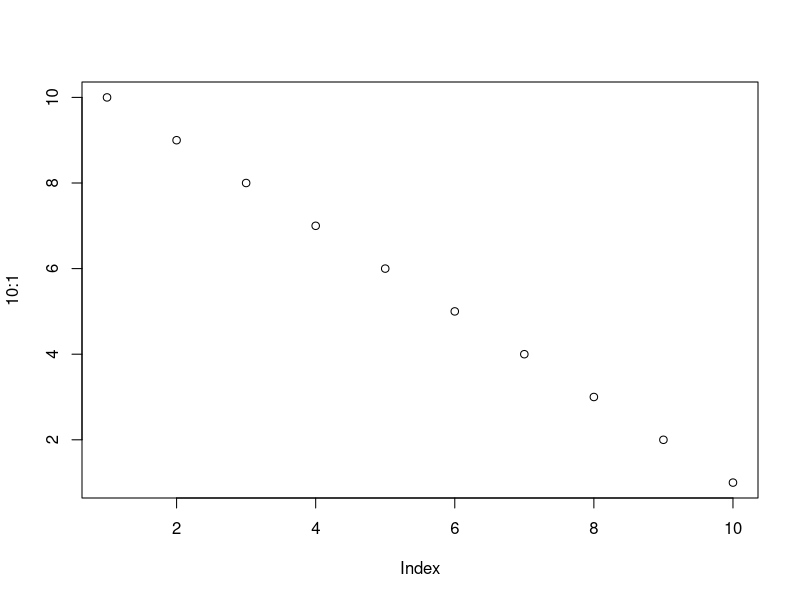
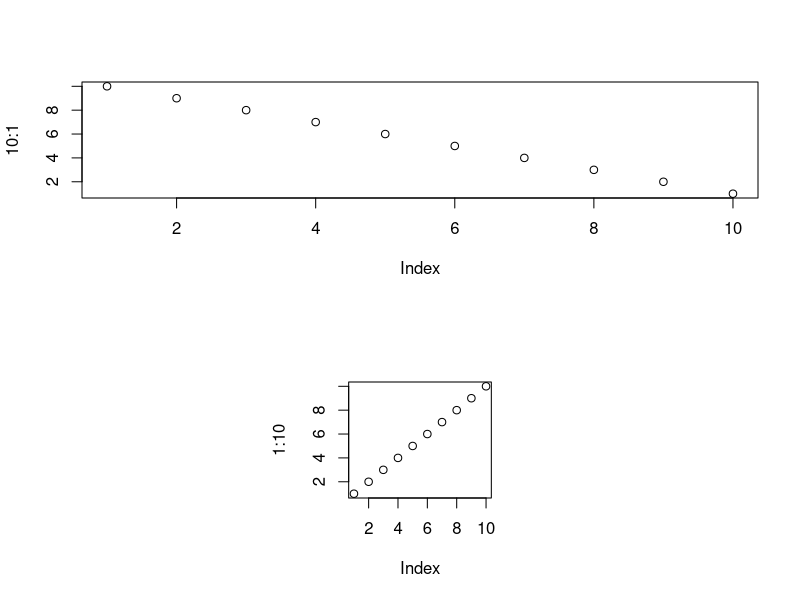
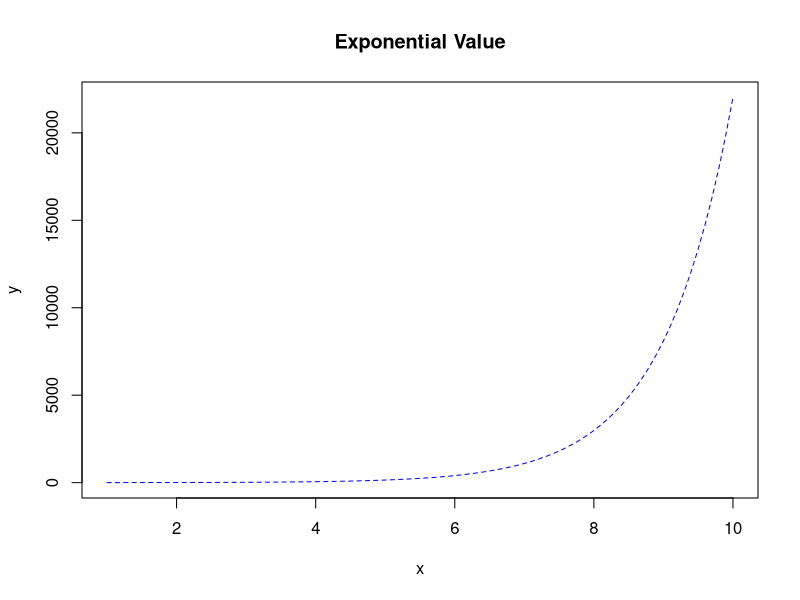
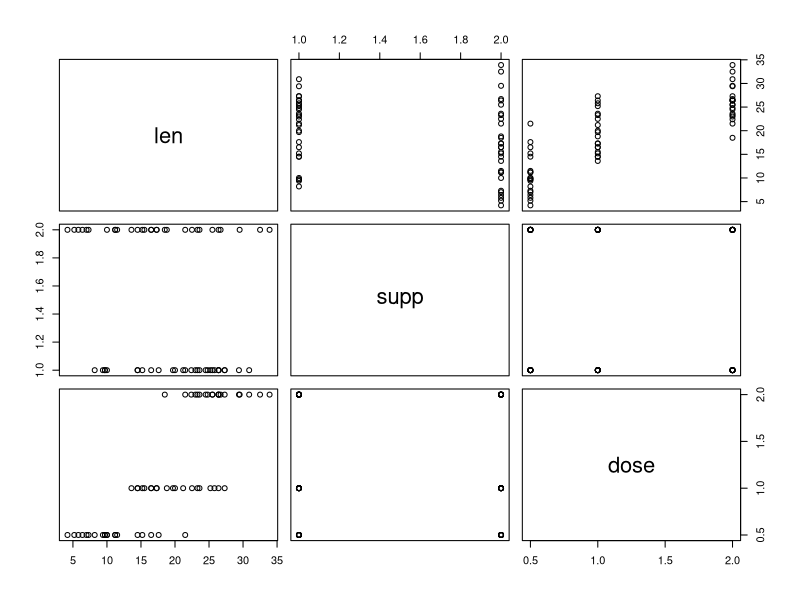
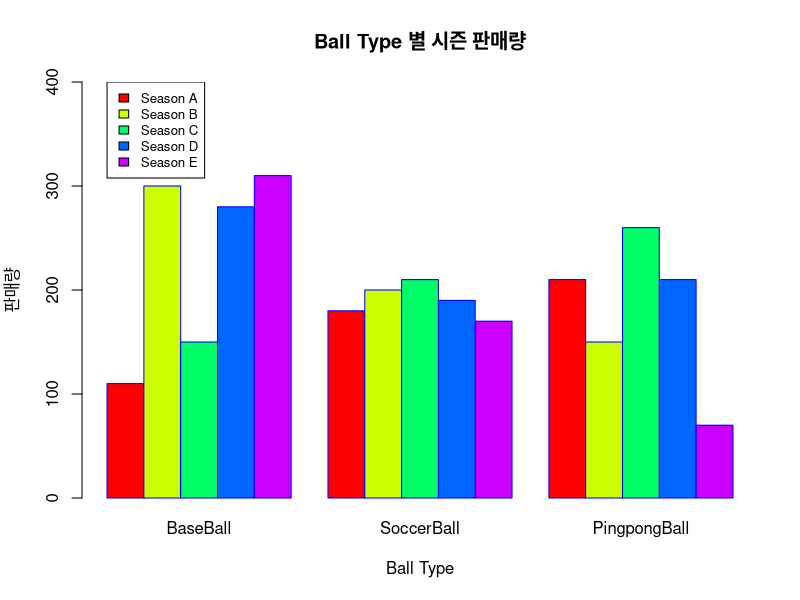
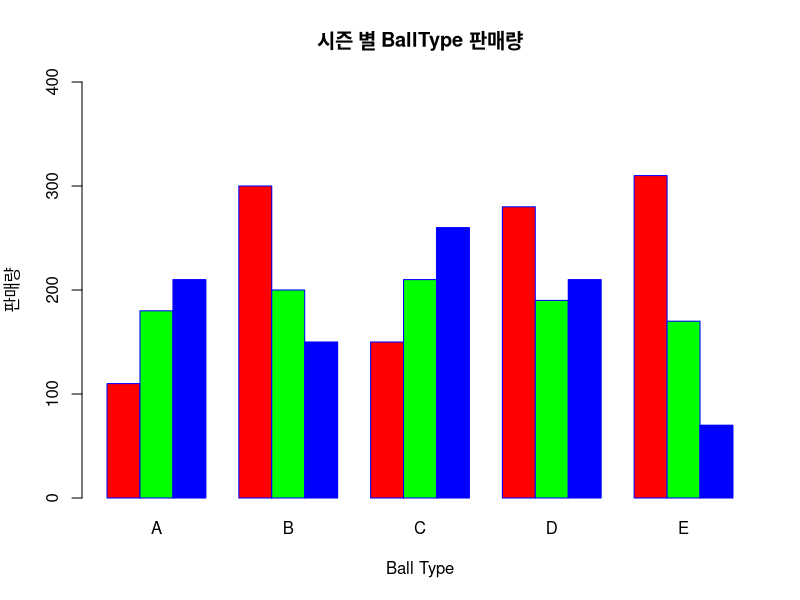
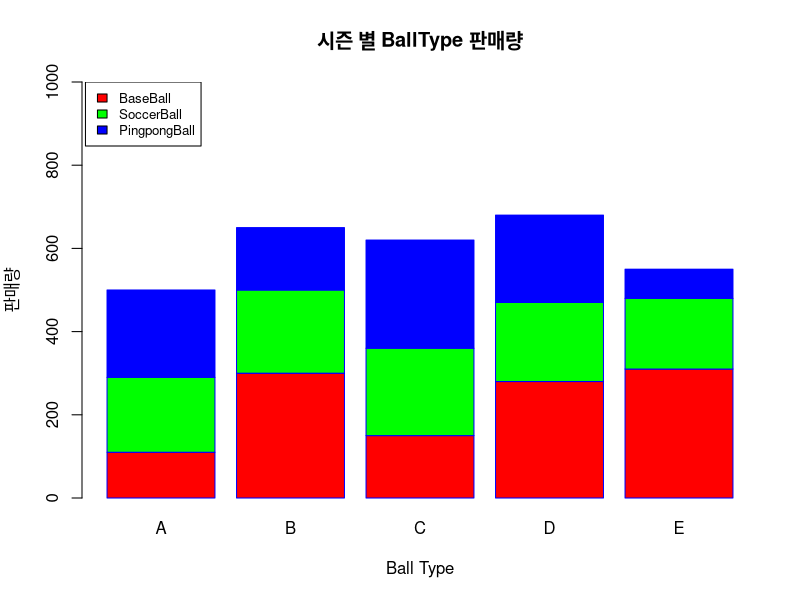
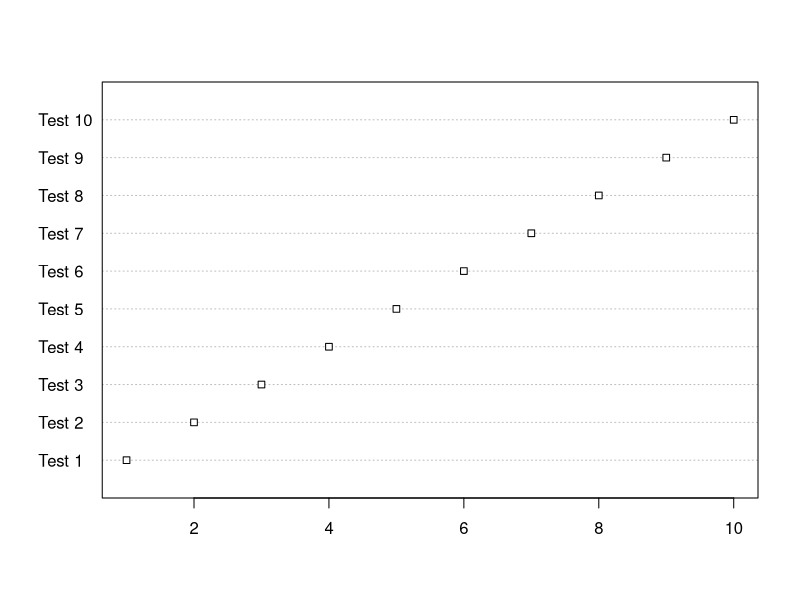

Write the R code that produced these figures, in order. (Note: this script raises an error after producing the figures.)
plot(10:1)
close.screen(all=TRUE)

split.screen(c(2,1))
split.screen(c(1,3), screen=2)

screen(1)
plot(10:1)
screen(4)
plot(1:10)
close.screen(all=TRUE)

dev.off()

#1. 산포도 그래프
x = seq(1,10,0.1)
y = exp(x)

plot(x,y, type = "l", col = "blue", lty=2)
title("Exponential Value")

data(ToothGrowth)
head(ToothGrowth)
dim(ToothGrowth)
plot(ToothGrowth)

#2 barchart
B_QTY = c(110,300,150,280,310)
S_QTY = c(180,200,210,190,170)
P_QTY = c(210,150,260,210,70)
B_TYPE2 = matrix(c(B_QTY,S_QTY,P_QTY),5,3)

B_TYPE2

barplot(B_TYPE2, main="Ball Type 별 시즌 판매량",xlab="Ball Type", ylab="판매량",
        beside=T,
        names.arg=c("BaseBall", "SoccerBall", "PingpongBall"),
        border="blue",col=rainbow(5),ylim=c(0,400))

legend(1,400,
       c("Season A","Season B","Season C","Season D","Season E"),
       cex=0.8, fill=rainbow(5))

barplot(t(B_TYPE2), main="시즌 별 BallType 판매량",xlab="Ball Type", ylab="판매량",
        beside=T,
        names.arg=c("A", "B", "C", "D", "E"),
        border="blue",col=rainbow(3),ylim=c(0,400))

barplot(t(B_TYPE2), main="시즌 별 BallType 판매량",xlab="Ball Type", ylab="판매량",
        #eside=T,
        names.arg=c("A", "B", "C", "D", "E"),
        border="blue",col=rainbow(3),ylim=c(0,1000))

legend(0,1000,
       c("BaseBall","SoccerBall","PingpongBall"),
       cex=0.8, fill=rainbow(3))

#3 dotchart
x = c(1:10)
dotchart(x,label=paste("Test", 1:10),pch=22)

#4 linechart

x = c(1,2,3,4,5,6,7,8,9)
y = x*2
z = x*3
plot(x,y,type="o")
points(x,z,pch="+")
lines(x,z,col="blue")

plot(x,y,type="o",ylim=c(0,30))
points(x,z,pch="*")
lines(x,z,col="dark red")

#5 histogram
b=c(1,2,1,4,3,5,4,5,3,2,5,6,7,2,8,5,9,3,5)
hist(b)

#6 Piechart
T_sales = c(210,110,400,550,700,130)
pie(T_sales, init.angle = 90, col=rainbow(length(T_sales)),
    main = "주간 매출 변동",
    labels = c("Mon","Tue", "Wed", "Thur", "Fri", "Sat"))
legend(1,1,c("Mon","Tue","Wed","Thur","Fri","Sat"),
       cex=0.8, fill=rainbow(length(T_sales)))

erase.scrren()

install.packages('plotrix')
library("plotrix")
week = c("Mon","Tue","Wed","Thur","Fri","Sat")
ratio=round(T_sales/sum(T_sales)*100,1)
label = paste(week,"\n", ratio, "%")
pie3D(T_sales, col=rainbow(length(T_sales)),
    main = "주간 매출 변동",
    labels = label,
    explode=0.1)
legend(-0.8,1,c("Mon","Tue","Wed","Thur","Fri","Sat"),
       cex=0.8, fill=rainbow(length(T_sales)))

#6 boxplot
A = c(110,300,150,280,310)
B = c(180,200,210,190,170)
C = c(210,150,260,210,70)
boxplot(A,B,C, col=c("yellow", "cyan", "green"), 
        names= c("Baseball", "Soccerball","Pingpongball"),
        horizontal=F)

dev.off()
data(iris)
plot(iris$Sepal.Width)
sepal.stat1 = boxplot(iris$Sepal.Width)
sepal.stat1

sepal.stat2 = boxplot(Sepal.Width ~ Species, data=iris,
                      col=c("blue","green","red"),
                      xlab="Iris Species")
sepal.stat2
boxplot(Sepal.Width ~ Species, data=iris, notch=T,
        col=c("blue","green","red"),
        xlab="Iris Species")

dev.off()

boxplot_hist = layout(matrix(c(1,2,2),3,1, byrow=TRUE))
layout.show(boxplot_hist)

boxplot(iris$Sepal.Length, horizontal = T, col = "green1")
hist(iris$Sepal.Length, xlim=c(4,8),col = "pink", freq = F)
lines(density(iris$Sepal.Length))

plot.new()
plot(-4:4, -4:4, type="n")
points(rnorm(200), rnorm(200), pch="+", col="red")

par(new=T)
points(rnorm(200), rnorm(200), pch="o", col="cyan")

x = c(1,1,1,2,2,2,2,2,2,3,3,4,5,6)
y = c(2,1,4,2,3,2,2,2,2,2,1,1,1,1)
zz = data.frame(x,y)
sunflowerplot(zz)

#8 Symbol
xx = c(1,2,3,4,5)
yy = c(2,3,4,5,6)
zz = c(10,50,100,20,10)
symbols(xx,yy,zz)

#3D
x1 = seq(-3,3,length=500)
x2 = seq(-4,4, length=600)
f = function(x1,x2){x1^2+x2^2+x1*x2}
y = outer(x1,x2,FUN=f)
persp(x1,x2,y)
